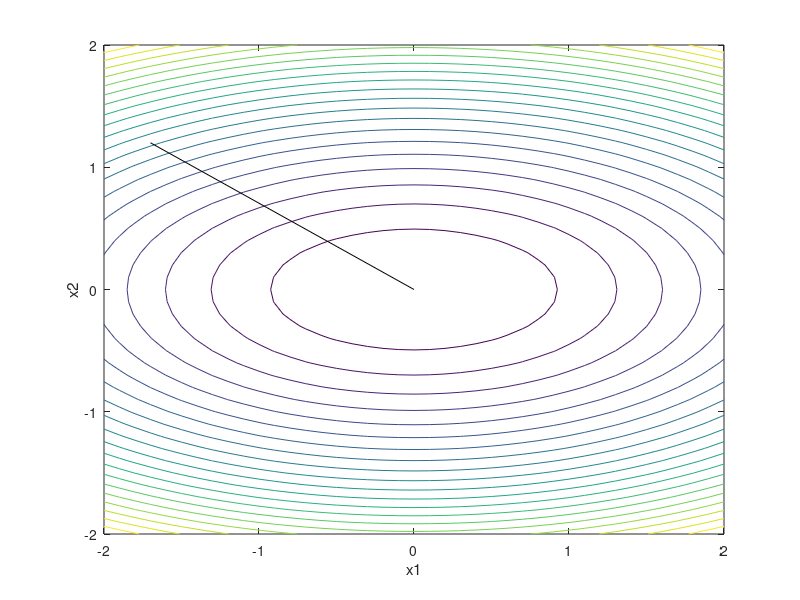

MATLAB code for this plot:
% 例程 2.20  牛顿法示例
v = -2: 0.1: 2;
[vx1, vx2] = meshgrid(v);
y = (2*vx1.^2) + (7*vx2.^2);
%  函数图像绘制
figure(1)
contour(vx1, vx2, y, 20);
hold on;
xlabel('x1');  ylabel('x2');
%  初始点
x1i = -1.7;
x2i = 1.2;
yi = 2*(x1i^2) + 7*(x2i^2);
%  梯度
g = [(4*x1i), (14*x2i)];
%  海森矩阵
H = [4, 0; 0, 14];
delta = H\-g';  %  迭代步长
x1f = x1i + delta(1);
x2f = x2i + delta(2);
plot([x1i, x1f], [x2i, x2f], 'k');
